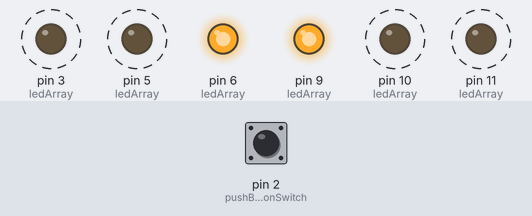
A sketch run on a simulated Arduino Uno, built with avr-gcc and run on an emulated ATmega328P. Parts: output pins drawn as LEDs (lit = HIGH). Dashed ring = blinking. The inputs (shaded band) are chosen by the test bench; at power-on: pin 2 (pushButtonSwitch) HIGH.

Above: at 1.7 s.
1.8 s: pin 2 (pushButtonSwitch) pulled LOW for 0.35 s
At 2.25 s:
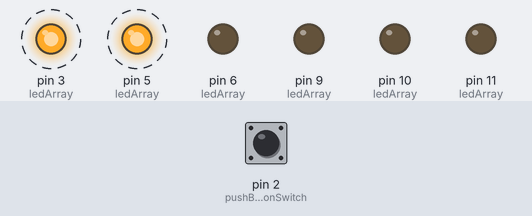
4.8 s: pin 2 (pushButtonSwitch) pulled LOW for 1 s
At 4.95 s:
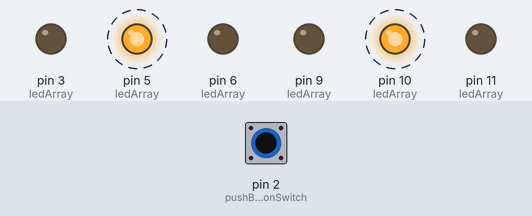
7.8 s: pin 2 (pushButtonSwitch) pulled LOW for 0.35 s
At 7.95 s:
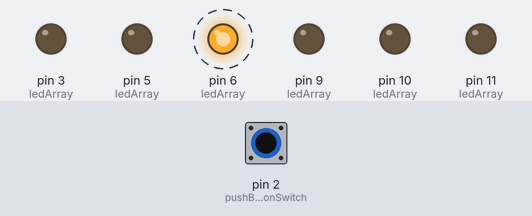
10.8 s: pin 2 (pushButtonSwitch) pulled LOW for 3.2 s
Timing chart, 0 to 16.5 s (numbered marks = the images above; inputs shaded):
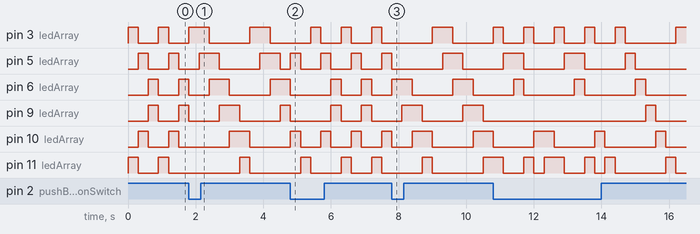

The sketch:

Ch_10_3_three_dim_array.ino
```cpp
/* Ch_10_3_three_dim_array

  Using a three dimensional array to control the 6 LED light pattern
  depressing the push button switch selects the next pattern

   copy and paste this program into the Arduino IDE
   name this program Ch_10_3_three_dim_array
 */

//  ------------------------------------------------------------------------------------
int     ledPatternNo = 0;    // current pattern to display
int     numPatterns = 3;     // number of patterns

#define numCols 6
#define numRows 6

int	ledOn = 300;
int	ledOff = 150;

int red = 3;
int orange = 5;
int yellow = 6;
int white = 9;
int green = 10;
int blue = 11;

// this is the sequence for the 6 LEDs
int ledArray[] = {red, orange, yellow, white, green, blue};

/*  each 6 x 6 array represents one entire display pattern. The columns represent the 6 LEDs (0 - 5) and the rows
    represent the the pattern that the 6 LEDs will display. A zero means the LED is off and a one means ON.
    So, the first row in the first 6x6 array says LED 0 and 5 will be on, all other off, the second row indicates
    that LEd 1 and 4 will be on and so forth.
 */
int sequenceArray [] [numRows] [numCols] {
 {                                  // light LEDs from outside -> center
  {1, 0, 0, 0, 0, 1},
  {0, 1, 0, 0, 1, 0},
  {0, 0, 1, 1, 0, 0},
  {1, 0, 0, 0, 0, 1},
  {0, 1, 0, 0, 1, 0},
  {0, 0, 1, 1, 0, 0}
 },
 {                                  // light LEDs from top to bottom
  {1, 0, 0, 0, 0, 0},
  {0, 1, 0, 0, 0, 0},
  {0, 0, 1, 0, 0, 0},
  {0, 0, 0, 1, 0, 0},
  {0, 0, 0, 0, 1, 0},
  {0, 0, 0, 0, 0, 1}
 },
 {                                  // light two LEDs and have them travel
  {1, 0, 0, 0, 0, 0},
  {1, 1, 0, 0, 0, 0},
  {0, 1, 1, 0, 0, 0},
  {0, 0, 1, 1, 0, 0},
  {0, 0, 0, 1, 1, 0},
  {0, 0, 0, 0, 1, 1}
 }
};

//  ------------------------------------------------------------------------------------
void setup() {
// configure the LED pins as outputs and turn off the LEDs
  for(int i = 0 ; i < 6 ; i++) {
	pinMode(ledArray[i], OUTPUT);
	digitalWrite(ledArray[i], LOW);
  }
}

//  ------------------------------------------------------------------------------------
void loop() {
  for(int j = 0; j < numRows ; j++) {

    for(int i = 0 ; i < numCols ; i++) {
      if(sequenceArray [ledPatternNo][j][i] == 0)  digitalWrite(ledArray[i], LOW);
      else                                         digitalWrite(ledArray[i], HIGH);
    }
    delay(ledOn);

    if(switchPushed()== true){            // select next pattern if switch is pressed
      ledPatternNo++;
      if(ledPatternNo >= numPatterns) ledPatternNo = 0;
    }
  }
}

// ---------------------------------------------------------------------------
boolean switchPushed() {
  const int pushButtonSwitch = 2;	                        // switch is on pin D2, declare as constant, hide from other functions
  pinMode(pushButtonSwitch, INPUT_PULLUP);		        // D2 INPUT mode and attach a PULLUP resistor
  if(digitalRead(pushButtonSwitch) == HIGH)  return false;	// if 5v (HIGH) switch is NOT pushed, if 0v (LOW) switch IS pushed
  else                                       return true;
}
```

Measured:
- after the input at 1.8 s, pin 3 (ledArray): HIGH → LOW after 0.60 s, → HIGH 1.2 s later, → LOW 0.60 s later; pin 5 (ledArray): HIGH → LOW after 0.90 s, → HIGH 1.2 s later, → LOW 0.60 s later
- after the input at 4.8 s, pin 10 (ledArray): alternates HIGH for 0.30 s and LOW for 0.60 s, starting after 0.30 s
- after the input at 7.8 s, pin 6 (ledArray): HIGH → LOW after 0.60 s, → HIGH 1.2 s later, → LOW 0.60 s later; pin 9 (ledArray): alternates HIGH for 0.60 s and LOW for 1.2 s, starting after 0.30 s
- by itself, pin 3 (ledArray), pin 5 (ledArray): alternates HIGH for 0.30 s and LOW for 0.60 s
